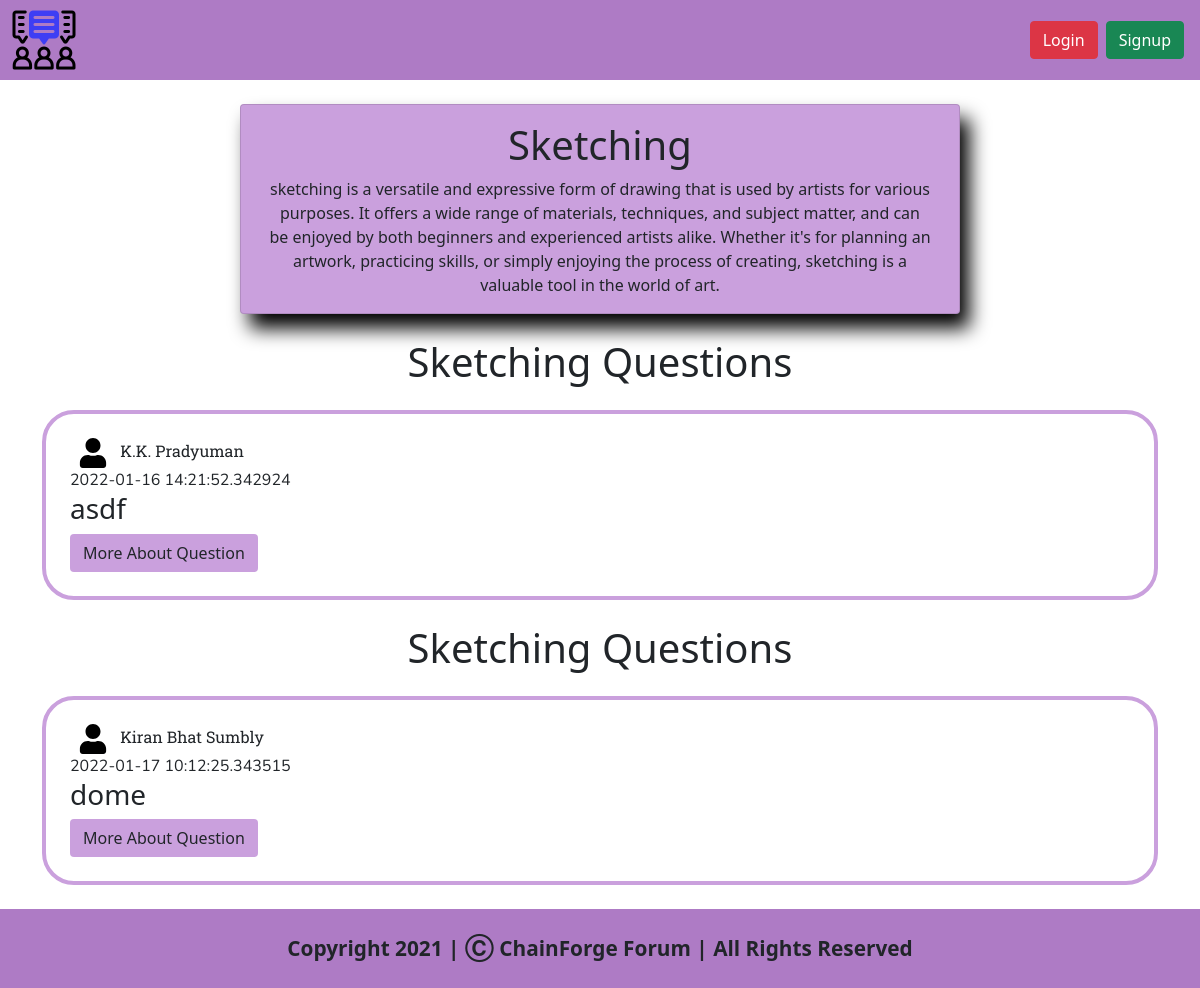
Page /category/099baa2035bf4aeaba348857555be7e3 on the committed database.
### views/models.py (models this page shows)
class Category(db.Model):
    categoryId = db.Column(db.String(300),primary_key=True)
    categoryName = db.Column(db.String(1000),nullable=False)
    categoryDescription = db.Column(db.String(10000),nullable=False)
    categoryImage = db.Column(db.String(1000),nullable=True)

class Question(db.Model):
    questionId = db.Column(db.String(1000),primary_key=True)
    questionTitle = db.Column(db.String(250),nullable=False)
    questionDescription = db.Column(db.String(250000),nullable=False)
    userNameOfAsker = db.Column(db.String(1000),nullable=False)
    realNameOfAsker = db.Column(db.String(250),nullable=False)
    categoryId = db.Column(db.String(300),nullable=False)
    dateNow = db.Column(db.DateTime,default=datetime.utcnow())

### views/category.py (the view)
@category.route('/<string:categoryId>')
def renderCategoryPageFunction(categoryId):
    categoryData = Category.query.filter_by(categoryId=categoryId).first() # Geting Data of the category having specific category id's
    questionData = Question.query.filter_by(categoryId=categoryId) # Getting the list of questions having category id same as that of the page
    areQuestionsNotThere = Question.query.filter_by(categoryId=categoryId).count() # Checking wether if there are some questions of this category or not
    if areQuestionsNotThere == 0:
        return render_template('category.html',user=current_user,category=categoryData,noQuestions=True) # Rendering HTML Page
    else:
        return render_template('category.html',user=current_user,category=categoryData,questions=questionData,noQuestions=False) # Rendering HTML Page

### views/templates/category.html (shortened to what this page needs)
<!doctype html>
<html lang="en">
<head>
    <link href="https://cdn.jsdelivr.net/npm/bootstrap@5.1.3/dist/css/bootstrap.min.css" rel="stylesheet"
>
    <link rel="stylesheet" href="{{ url_for('static',filename='css/category.css') }}">
    <link rel="stylesheet" href="{{ url_for('static',filename='responsive/category.css') }}">
</head>
<body>
    <nav class="navbar navbar-expand-lg navbar-light  navigation-bar" style="background-color: rgb(174, 123, 197);">
        <div class="container-fluid">
            <a href="/">
                <img src="../static/img/logo.png" id="companyLogoNavigationBar" src="home.html"
                    style="cursor: pointer;">
            </a>
            <div class="collapse navbar-collapse" id="navbarSupportedContent">
                <form class="d-flex">
                    {% if user.is_authenticated %}
                    <a class="btn btn-danger mx-1" href="/logout">Logout</a>
                    <a href="/profile/{{user.userName}}" class="user-icon-navbar mx-2">
                        <img src="../static/img/user-icon.svg" style="height: 30px; width: 30px;">
                    </a>
                    {% else %}
                    <a class="btn btn-danger mx-1" data-bs-toggle="modal" data-bs-target="#loginFormModal">Login</a>
                    <a class="btn btn-success mx-1" data-bs-toggle="modal" data-bs-target="#signupFormModal">Signup</a>
                    {% endif %}
                </form>
            </div>
        </div>
    </nav>
    <div class="card category-info-div text-center container my-4" style="width: 60vw;">
        <div class="card-body">
            <h1 class="card-title">{{category.categoryName}}</h1>
            <p class="card-text">{{category.categoryDescription}}</p>
        </div>
    </div>
    {% if noQuestions %}
    <h1 class="text-center my-4">There are no questions associated with this category</h1>
    {% else %}
    {% for question in questions %}
    <h1 class="text-center my-4" id="category-questions-heading">{{category.categoryName}} Questions</h1>
    <div class="questions-parent-div my-2 container">
        <div class="question-div my-4 px-4 py-4">
            <div class="user-div">
                <a href="/profile/{{question.userNameOfAsker}}"><img src="../static/img/user-icon.svg" class="user-icon-question mx-2"></a>
                <span class="userName">{{question.realNameOfAsker}}</span>
            </div>
            <div class="dateAddedDivOfQuestion">{{question.dateNow}}</div>
            <div class="question-info">
                <h3 class="question-heading">
                    {{question.questionTitle}}
                </h3>
            </div>
            <a href="/question/{{question.questionId}}" class="btn question-btn">More About Question</a>
        </div>
    </div>
    {% endfor %}
    {% endif %}
    <footer class="py-4"
        style="background-color: rgb(174, 123, 197); font-weight: bold; font-size: 1.3rem; text-align: center;">
        Copyright 2021 | Ⓒ ChainForge Forum | All Rights Reserved
    </footer>
</body>
</html>

### views/static/css/category.css (style rules this page uses)
* { margin: 0px; padding: 0px; }
.category-info-div { background-color: rgb(202, 160, 221); box-shadow: black 1.2vh 1.2vw 1.2rem; }
.question-div { border: 4px solid rgb(202, 160, 221); border-radius: 32px; }
.user-icon-question { height: 30px; width: 30px; }
.question-btn { background-color: rgb(202, 160, 221); }
.userName { font-family: 'Roboto Slab', serif; }
.dateAddedDivOfQuestion { font-family: 'Nunito', sans-serif; }

### rows in the picture
Category: categoryName "Sketching", categoryDescription "sketching is a versatile and expressive form of drawing that is used by artists for various purposes. It offers a wide range of materials, techniques, and subject matter, and can be enjoyed by both beginners and experienced artists alike. Whether it's for planning an artwork, practicing skills, or simply enjoying the process of creating, sketching is a valuable tool in the world of art."
Question: realNameOfAsker "K.K. Pradyuman", dateNow "2022-01-16 14:21:52.342924", questionTitle "asdf"
Question: realNameOfAsker "Kiran Bhat Sumbly", dateNow "2022-01-17 10:12:25.343515", questionTitle "dome"
